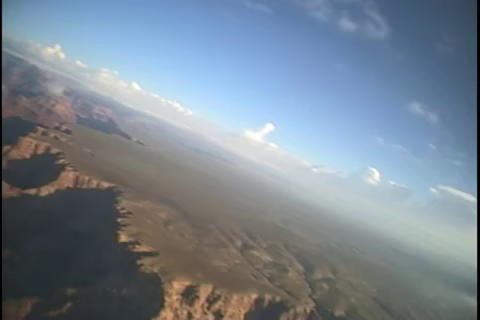
#> input picture frame 0 of drone_clips/grand_canyon.webm, 480 x 320 px, given in place of instagram_reel_v20.mp4, which was not available
$ python analyze_v20.py   (older library calls are emulated)
#> lines starting #> are read from the running program, lines starting #| are printed output that depends on the picture; pictures that were not available may be replaced by others from this repository, and a replacement may not be noted
#!/usr/bin/env python3
"""
V20 Reel Frame-by-Frame Quality Analysis

Performs comprehensive analysis:
1. Motion Energy Score using optical flow
2. Sharpness Score using Laplacian variance
3. Quality timeline across video duration
4. Comparison to V19 baseline
"""

import cv2
import numpy as np
import json
from pathlib import Path
from datetime import datetime

# Configuration
VIDEO_PATH = "/Users/matthewdeane/Documents/Data Science/python/_projects/_p-ai-drone-video/output/instagram_reel_v20.mp4"
OUTPUT_DIR = Path("/Users/matthewdeane/Documents/Data Science/python/_projects/_p-ai-drone-video/.claude/frame_analysis/v20")
SAMPLE_INTERVAL = 0.5  # seconds between samples

# V19 Baseline for comparison
V19_BASELINE = {
    "motion_score": 45,
    "sharpness_score": 48,
    "slow_static_pct": 62.5,
    "blurry_pct": 44.7,
    "overall_score": 70
}


def analyze_video():
    """Main analysis function."""
    OUTPUT_DIR.mkdir(parents=True, exist_ok=True)

    cap = cv2.VideoCapture(VIDEO_PATH)
    if not cap.isOpened():
        print(f"ERROR: Cannot open video: {VIDEO_PATH}")
        return

    # Get video properties
    fps = cap.get(cv2.CAP_PROP_FPS)
    frame_count = int(cap.get(cv2.CAP_PROP_FRAME_COUNT))
    width = int(cap.get(cv2.CAP_PROP_FRAME_WIDTH))
    height = int(cap.get(cv2.CAP_PROP_FRAME_HEIGHT))
    duration = frame_count / fps

    print("=" * 80)
    print("V20 INSTAGRAM REEL ANALYSIS")
    print("=" * 80)
    print(f"\nVideo: {VIDEO_PATH}")
    print(f"Duration: {duration:.2f}s | Resolution: {width}x{height} | FPS: {fps:.2f}")
    print(f"Total Frames: {frame_count}")
    print(f"Sample Interval: {SAMPLE_INTERVAL}s")
    print()

    # Calculate sample frames
    sample_times = np.arange(0, duration, SAMPLE_INTERVAL)
    sample_frames = [int(t * fps) for t in sample_times]

    print(f"Analyzing {len(sample_frames)} sample points...")
    print("-" * 80)

    # Storage for metrics
    motion_scores = []
    sharpness_scores = []
    brightness_values = []
    timeline_data = []

    prev_gray = None

    for i, frame_num in enumerate(sample_frames):
        time_s = sample_times[i]
        cap.set(cv2.CAP_PROP_POS_FRAMES, frame_num)
        ret, frame = cap.read()

        if not ret:
            print(f"  [{time_s:.1f}s] Frame {frame_num}: READ ERROR")
            continue

        gray = cv2.cvtColor(frame, cv2.COLOR_BGR2GRAY)

        # 1. SHARPNESS: Laplacian variance
        laplacian = cv2.Laplacian(gray, cv2.CV_64F)
        sharpness = laplacian.var()
        sharpness_scores.append(sharpness)

        # 2. MOTION: Optical flow (Farneback)
        motion_magnitude = 0
        if prev_gray is not None:
            flow = cv2.calcOpticalFlowFarneback(
                prev_gray, gray, None,
                pyr_scale=0.5, levels=3, winsize=15,
                iterations=3, poly_n=5, poly_sigma=1.2, flags=0
            )
            magnitude, _ = cv2.cartToPolar(flow[..., 0], flow[..., 1])
            motion_magnitude = np.mean(magnitude)

        motion_scores.append(motion_magnitude)
        prev_gray = gray.copy()

        # 3. BRIGHTNESS
        brightness = np.mean(gray)
        brightness_values.append(brightness)

        # Categorize
        if motion_magnitude > 2.0:
            motion_cat = "HIGH"
        elif motion_magnitude > 1.0:
            motion_cat = "MEDIUM"
        else:
            motion_cat = "LOW"

        sharpness_cat = "SHARP" if sharpness >= 40 else "BLURRY"

        timeline_data.append({
            "time": round(time_s, 2),
            "frame": frame_num,
            "motion": round(motion_magnitude, 3),
            "motion_cat": motion_cat,
            "sharpness": round(sharpness, 2),
            "sharpness_cat": sharpness_cat,
            "brightness": round(brightness, 2)
        })

        # Save sample frame
        frame_path = OUTPUT_DIR / f"frame_{time_s:.1f}s.jpg"
        cv2.imwrite(str(frame_path), frame, [cv2.IMWRITE_JPEG_QUALITY, 90])

        print(f"  [{time_s:5.1f}s] Motion: {motion_magnitude:6.3f} ({motion_cat:6s}) | "
              f"Sharpness: {sharpness:8.2f} ({sharpness_cat:6s}) | Brightness: {brightness:6.2f}")
#> this loop made 31 passes
#> (sharpness, motion_magnitude, brightness) on passes 2 to 13: (55.45, 3.81, 127.8), (54.91, 3.91, 124.7), (55.39, 7.14, 124.5), (59.12, 6.4, 126.8), (74.31, 13.49, 127.1), (76.04, 13.44, 127), (80.93, 3.72, 127.1), (78.91, 3.01, 127.1), (77.92, 4.82, 128.3), (76.59, 3.93, 128.3), (81.91, 2.87, 128.7), (89.09, 3.39, 128.8)
#> (sharpness, brightness) on pass 1: (61.96, 130.8)
#|   [  0.0s] Motion:  0.000 (LOW   ) | Sharpness:    61.96 (SHARP ) | Brightness: 130.81
#|   [  0.5s] Motion:  3.807 (HIGH  ) | Sharpness:    55.45 (SHARP ) | Brightness: 127.83
#|   [  1.0s] Motion:  3.909 (HIGH  ) | Sharpness:    54.91 (SHARP ) | Brightness: 124.69
#|   [  1.5s] Motion:  7.141 (HIGH  ) | Sharpness:    55.39 (SHARP ) | Brightness: 124.52
#|   [  2.0s] Motion:  6.397 (HIGH  ) | Sharpness:    59.12 (SHARP ) | Brightness: 126.83
#|   [  2.5s] Motion: 13.493 (HIGH  ) | Sharpness:    74.31 (SHARP ) | Brightness: 127.05
#|   [  3.0s] Motion: 13.439 (HIGH  ) | Sharpness:    76.04 (SHARP ) | Brightness: 126.99
#|   [  3.5s] Motion:  3.717 (HIGH  ) | Sharpness:    80.93 (SHARP ) | Brightness: 127.09
#> (further printed lines are left out)
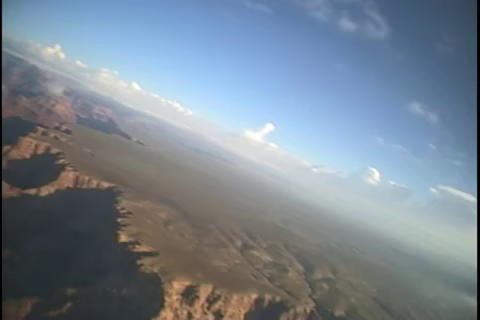
#> input picture frame 0 of drone_clips/grand_canyon.webm, 480 x 320 px, given in place of instagram_reel_v20.mp4, which was not available
#> pass 1, in analyze_video, `gray = cv2.cvtColor(frame, cv2.COLOR_BGR2GRAY)`:
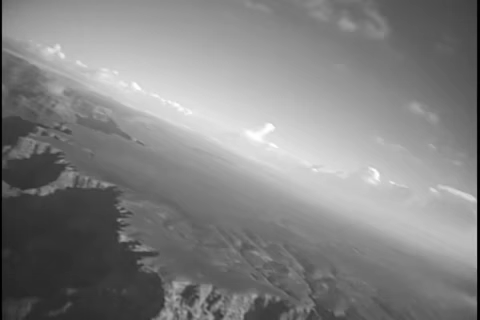
#> gray: shape (320, 480); min 0, max 255, mean 130.8
#> pass 1, in analyze_video, `laplacian = cv2.Laplacian(gray, cv2.CV_64F)`:
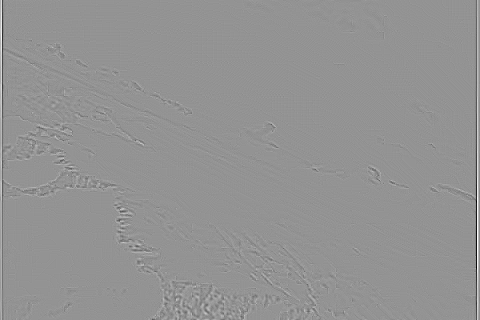
#> laplacian: shape (320, 480) float64; min -148, max 108, mean 0; drawn with min black and max white
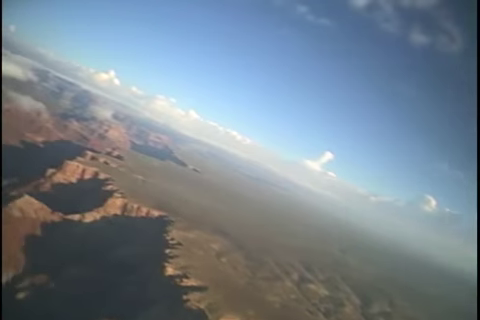
#> input picture frame 14 of drone_clips/grand_canyon.webm, 480 x 320 px, given in place of instagram_reel_v20.mp4, which was not available
#> pass 2, in analyze_video, `gray = cv2.cvtColor(frame, cv2.COLOR_BGR2GRAY)`:
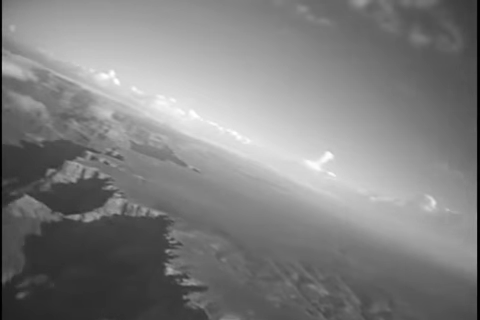
#> gray: shape (320, 480); min 0, max 255, mean 127.8
#> after the loop:
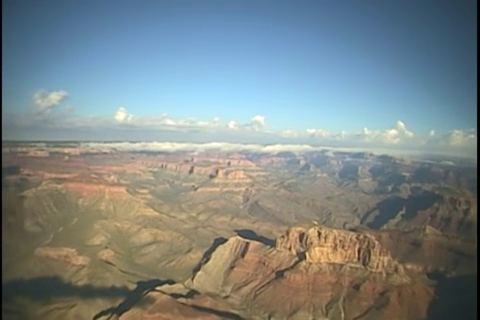
#> frame: shape (320, 480, 3); mean B, G, R 134.4, 134.3, 124.8
#> after the loop:
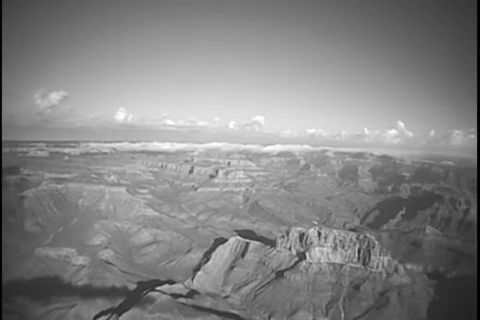
#> gray: shape (320, 480); min 0, max 254, mean 131.5
#> after the loop:
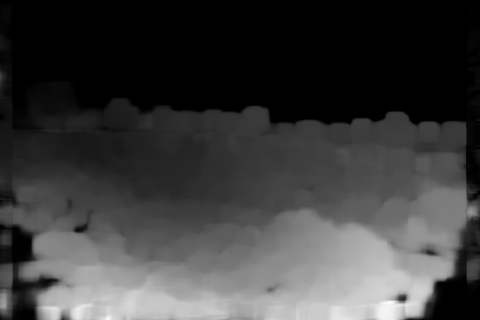
#> magnitude: shape (320, 480) float32; min 7.13e-07, max 15.82, mean 3.78; drawn with min black and max white
#> after the loop, brightness_values = 30 values, max 158.8 at index 21, min 124.5 at index 3, mean 132.2; motion_scores = 30 values, max 13.49 at index 5, min 0 at index 0, mean 4.44; sharpness_scores = 30 values, max 119.9 at index 29, min 54.91 at index 2, mean 81.09; timeline_data = 30 items

    cap.release()

    # Calculate summary statistics
    motion_scores_valid = [m for m in motion_scores if m > 0]  # Exclude first frame (no previous)

    if motion_scores_valid:
        avg_motion = np.mean(motion_scores_valid)
        max_motion = np.max(motion_scores_valid)
        min_motion = np.min(motion_scores_valid)
    else:
        avg_motion = max_motion = min_motion = 0

    avg_sharpness = np.mean(sharpness_scores)
    max_sharpness = np.max(sharpness_scores)
    min_sharpness = np.min(sharpness_scores)

    # Motion categorization percentages
    high_motion = sum(1 for d in timeline_data if d["motion_cat"] == "HIGH")
    med_motion = sum(1 for d in timeline_data if d["motion_cat"] == "MEDIUM")
    low_motion = sum(1 for d in timeline_data if d["motion_cat"] == "LOW")
    total_samples = len(timeline_data)

    high_motion_pct = (high_motion / total_samples) * 100 if total_samples else 0
    med_motion_pct = (med_motion / total_samples) * 100 if total_samples else 0
    low_motion_pct = (low_motion / total_samples) * 100 if total_samples else 0
    slow_static_pct = low_motion_pct  # LOW = slow/static

    # Sharpness categorization
    blurry_count = sum(1 for d in timeline_data if d["sharpness_cat"] == "BLURRY")
    sharp_count = sum(1 for d in timeline_data if d["sharpness_cat"] == "SHARP")
    blurry_pct = (blurry_count / total_samples) * 100 if total_samples else 0
    sharp_pct = (sharp_count / total_samples) * 100 if total_samples else 0

    # Normalize to 0-100 scores
    # Motion: scale based on typical drone footage ranges (0-5 pixels/frame movement)
    motion_score_100 = min(100, (avg_motion / 3.0) * 100)

    # Sharpness: typical Laplacian variance ranges 0-500+ for sharp, <40 blurry
    sharpness_score_100 = min(100, (avg_sharpness / 200) * 100)

    print()
    print("=" * 80)
    print("ANALYSIS RESULTS")
    print("=" * 80)

    print(f"\n1. MOTION ENERGY ANALYSIS")
    print("-" * 40)
    print(f"   Average Motion:    {avg_motion:.3f} pixels/frame")
    print(f"   Max Motion:        {max_motion:.3f}")
    print(f"   Min Motion:        {min_motion:.3f}")
    print(f"   Motion Score:      {motion_score_100:.1f}/100")
    print()
    print(f"   Motion Distribution:")
    print(f"     HIGH (>2.0):     {high_motion:3d} frames ({high_motion_pct:5.1f}%)")
    print(f"     MEDIUM (1.0-2.0):{med_motion:3d} frames ({med_motion_pct:5.1f}%)")
    print(f"     LOW (<1.0):      {low_motion:3d} frames ({low_motion_pct:5.1f}%) [static/slow]")

    print(f"\n2. SHARPNESS ANALYSIS")
    print("-" * 40)
    print(f"   Average Sharpness: {avg_sharpness:.2f} (Laplacian variance)")
    print(f"   Max Sharpness:     {max_sharpness:.2f}")
    print(f"   Min Sharpness:     {min_sharpness:.2f}")
    print(f"   Sharpness Score:   {sharpness_score_100:.1f}/100")
    print()
    print(f"   Sharpness Distribution:")
    print(f"     SHARP (>=40):    {sharp_count:3d} frames ({sharp_pct:5.1f}%)")
    print(f"     BLURRY (<40):    {blurry_count:3d} frames ({blurry_pct:5.1f}%)")

    print(f"\n3. QUALITY TIMELINE")
    print("-" * 40)
    print(f"   Timeline shows quality distribution across {duration:.2f}s video:")
    print()

    # Group by sections
    section_size = 5  # seconds
    sections = []
    for start in np.arange(0, duration, section_size):
        end = min(start + section_size, duration)
        section_data = [d for d in timeline_data if start <= d["time"] < end]
        if section_data:
            sect_motion_avg = np.mean([d["motion"] for d in section_data])
            sect_sharpness_avg = np.mean([d["sharpness"] for d in section_data])
            sect_blurry = sum(1 for d in section_data if d["sharpness_cat"] == "BLURRY")
            sect_static = sum(1 for d in section_data if d["motion_cat"] == "LOW")
            sections.append({
                "start": start,
                "end": end,
                "motion_avg": sect_motion_avg,
                "sharpness_avg": sect_sharpness_avg,
                "blurry_count": sect_blurry,
                "static_count": sect_static,
                "sample_count": len(section_data)
            })

            quality_bar = ""
            # Motion bar
            motion_level = min(10, int(sect_motion_avg * 5))
            sharpness_level = min(10, int(sect_sharpness_avg / 50))

            print(f"   [{start:5.1f}s-{end:5.1f}s] Motion: {'#' * motion_level:10s} ({sect_motion_avg:.2f}) | "
                  f"Sharpness: {'#' * sharpness_level:10s} ({sect_sharpness_avg:.1f})")

    # Identify quality drops
    print(f"\n   Quality Drops Detected:")
    quality_drops = []
    for d in timeline_data:
        if d["sharpness"] < 30 or (d["motion"] < 0.5 and d["time"] > 1):
            quality_drops.append(d)
            issue = []
            if d["sharpness"] < 30:
                issue.append(f"low sharpness ({d['sharpness']:.1f})")
            if d["motion"] < 0.5:
                issue.append(f"static ({d['motion']:.2f})")
            print(f"     - {d['time']:.1f}s: {', '.join(issue)}")

    if not quality_drops:
        print(f"     None detected!")

    print()
    print("=" * 80)
    print("COMPARISON TO V19 BASELINE")
    print("=" * 80)

    motion_change = motion_score_100 - V19_BASELINE["motion_score"]
    sharpness_change = sharpness_score_100 - V19_BASELINE["sharpness_score"]
    slow_static_change = slow_static_pct - V19_BASELINE["slow_static_pct"]
    blurry_change = blurry_pct - V19_BASELINE["blurry_pct"]

    def format_change(val):
        if val > 0:
            return f"+{val:.1f}"
        return f"{val:.1f}"

    print(f"\n   Metric                    V19        V20        Change")
    print(f"   {'-' * 55}")
    print(f"   Motion Score (0-100)      {V19_BASELINE['motion_score']:5.1f}      {motion_score_100:5.1f}      {format_change(motion_change):>6s} {'IMPROVED' if motion_change > 0 else 'DECLINED' if motion_change < 0 else 'SAME'}")
    print(f"   Sharpness Score (0-100)   {V19_BASELINE['sharpness_score']:5.1f}      {sharpness_score_100:5.1f}      {format_change(sharpness_change):>6s} {'IMPROVED' if sharpness_change > 0 else 'DECLINED' if sharpness_change < 0 else 'SAME'}")
    print(f"   Slow/Static Frames (%)    {V19_BASELINE['slow_static_pct']:5.1f}      {slow_static_pct:5.1f}      {format_change(-slow_static_change):>6s} {'IMPROVED' if slow_static_change < 0 else 'DECLINED' if slow_static_change > 0 else 'SAME'}")
    print(f"   Blurry Frames (%)         {V19_BASELINE['blurry_pct']:5.1f}      {blurry_pct:5.1f}      {format_change(-blurry_change):>6s} {'IMPROVED' if blurry_change < 0 else 'DECLINED' if blurry_change > 0 else 'SAME'}")

    # Calculate overall improvement
    motion_improvement = (motion_score_100 - V19_BASELINE["motion_score"]) / V19_BASELINE["motion_score"] * 100 if V19_BASELINE["motion_score"] > 0 else 0
    sharpness_improvement = (sharpness_score_100 - V19_BASELINE["sharpness_score"]) / V19_BASELINE["sharpness_score"] * 100 if V19_BASELINE["sharpness_score"] > 0 else 0

    print()
    print(f"   Relative Improvements:")
    print(f"     Motion:    {motion_improvement:+.1f}% {'(better)' if motion_improvement > 0 else '(worse)' if motion_improvement < 0 else ''}")
    print(f"     Sharpness: {sharpness_improvement:+.1f}% {'(better)' if sharpness_improvement > 0 else '(worse)' if sharpness_improvement < 0 else ''}")

    # Estimate overall score
    # Weighted: sharpness 35%, motion 30%, pacing/variety carry from V19 35%
    estimated_overall = (sharpness_score_100 * 0.35 + motion_score_100 * 0.30 + 76 * 0.35)  # 76 is V19's visual variety + pacing average
    estimated_change = estimated_overall - V19_BASELINE["overall_score"]

    print()
    print("=" * 80)
    print("ESTIMATED V20 OVERALL SCORE")
    print("=" * 80)
    print(f"\n   V19 Overall:      {V19_BASELINE['overall_score']}/100")
    print(f"   V20 Estimated:    {estimated_overall:.1f}/100")
    print(f"   Change:           {format_change(estimated_change)}")

    if estimated_change > 5:
        verdict = "SIGNIFICANT IMPROVEMENT"
    elif estimated_change > 0:
        verdict = "MINOR IMPROVEMENT"
    elif estimated_change == 0:
        verdict = "NO CHANGE"
    elif estimated_change > -5:
        verdict = "MINOR REGRESSION"
    else:
        verdict = "SIGNIFICANT REGRESSION"

    print(f"   Verdict:          {verdict}")

    print()
    print("=" * 80)

    # Save results to JSON
    # Convert numpy floats for JSON serialization
    def to_native(obj):
        if isinstance(obj, (np.floating, np.integer)):
            return float(obj)
        elif isinstance(obj, dict):
            return {k: to_native(v) for k, v in obj.items()}
        elif isinstance(obj, list):
            return [to_native(x) for x in obj]
        return obj

    results = {
        "video": VIDEO_PATH,
        "analyzed_at": datetime.now().isoformat(),
        "video_info": {
            "duration": float(duration),
            "resolution": f"{width}x{height}",
            "fps": float(fps),
            "total_frames": int(frame_count)
        },
        "motion_analysis": {
            "score": float(round(motion_score_100, 1)),
            "average": float(round(avg_motion, 3)),
            "max": float(round(max_motion, 3)),
            "min": float(round(min_motion, 3)),
            "high_pct": float(round(high_motion_pct, 1)),
            "medium_pct": float(round(med_motion_pct, 1)),
            "low_pct": float(round(low_motion_pct, 1))
        },
        "sharpness_analysis": {
            "score": float(round(sharpness_score_100, 1)),
            "average": float(round(avg_sharpness, 2)),
            "max": float(round(max_sharpness, 2)),
            "min": float(round(min_sharpness, 2)),
            "sharp_pct": float(round(sharp_pct, 1)),
            "blurry_pct": float(round(blurry_pct, 1))
        },
        "v19_comparison": {
            "motion_change": float(round(motion_change, 1)),
            "sharpness_change": float(round(sharpness_change, 1)),
            "estimated_overall": float(round(estimated_overall, 1)),
            "overall_change": float(round(estimated_change, 1))
        },
        "timeline": to_native(timeline_data),
        "sections": to_native(sections)
    }

    results_path = OUTPUT_DIR / "v20_analysis.json"
    with open(results_path, "w") as f:
        json.dump(results, f, indent=2)
    print(f"\nResults saved to: {results_path}")
    print(f"Sample frames saved to: {OUTPUT_DIR}")


if __name__ == "__main__":
    analyze_video()

$ run again, starting later in the video
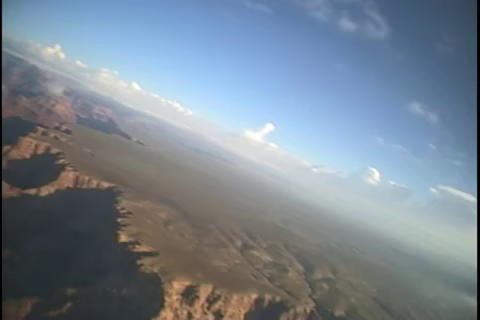
#> input picture frame 0 of drone_clips/grand_canyon.webm, 480 x 320 px, given in place of instagram_reel_v20.mp4, which was not available
#> the loop in analyze_video, `for i, frame_num in enumerate(sample_frames):` made 31 passes
#> (sharpness, motion_magnitude, brightness) on passes 2 to 9: (55.45, 3.81, 127.8), (54.91, 3.91, 124.7), (55.39, 7.14, 124.5), (59.12, 6.4, 126.8), (74.31, 13.49, 127.1), (76.04, 13.44, 127), (80.93, 3.72, 127.1), (78.91, 3.01, 127.1)
#> (printed output is left out)
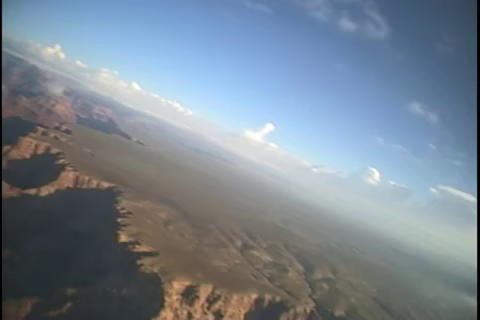
#> input picture frame 0 of drone_clips/grand_canyon.webm, 480 x 320 px, given in place of instagram_reel_v20.mp4, which was not available
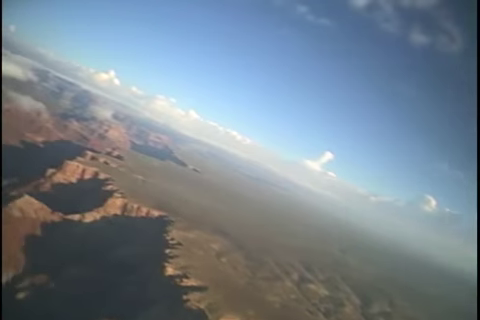
#> input picture frame 14 of drone_clips/grand_canyon.webm, 480 x 320 px, given in place of instagram_reel_v20.mp4, which was not available
#> after the loop in analyze_video, `for i, frame_num in enumerate(sample_frames):`: brightness_values = 30 values, max 158.8 at index 21, min 124.5 at index 3, mean 132.2; motion_scores = 30 values, max 13.49 at index 5, min 0 at index 0, mean 4.44; sharpness_scores = 30 values, max 119.9 at index 29, min 54.91 at index 2, mean 81.09; timeline_data = 30 items

$ run again, starting later in the video
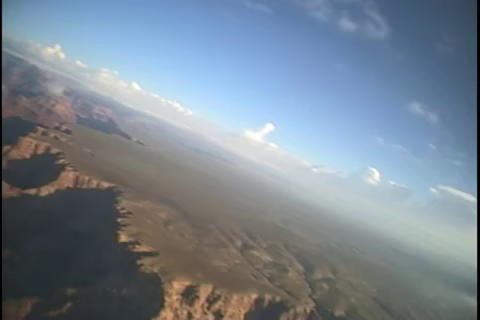
#> input picture frame 0 of drone_clips/grand_canyon.webm, 480 x 320 px, given in place of instagram_reel_v20.mp4, which was not available
#> the loop in analyze_video, `for i, frame_num in enumerate(sample_frames):` made 31 passes
#> (sharpness, motion_magnitude, brightness) on passes 2 to 9: (55.45, 3.81, 127.8), (54.91, 3.91, 124.7), (55.39, 7.14, 124.5), (59.12, 6.4, 126.8), (74.31, 13.49, 127.1), (76.04, 13.44, 127), (80.93, 3.72, 127.1), (78.91, 3.01, 127.1)
#> (printed output is left out)
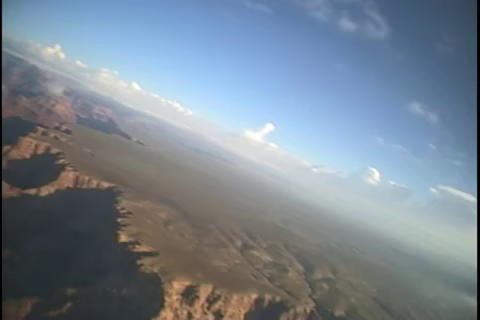
#> input picture frame 0 of drone_clips/grand_canyon.webm, 480 x 320 px, given in place of instagram_reel_v20.mp4, which was not available
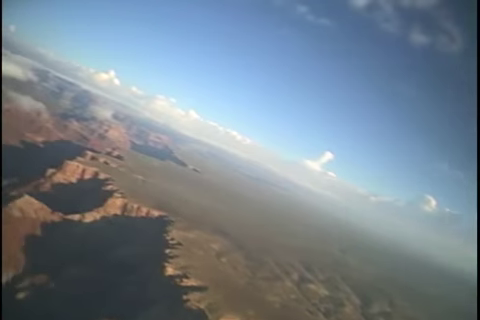
#> input picture frame 14 of drone_clips/grand_canyon.webm, 480 x 320 px, given in place of instagram_reel_v20.mp4, which was not available
#> after the loop in analyze_video, `for i, frame_num in enumerate(sample_frames):`: brightness_values = 30 values, max 158.8 at index 21, min 124.5 at index 3, mean 132.2; motion_scores = 30 values, max 13.49 at index 5, min 0 at index 0, mean 4.44; sharpness_scores = 30 values, max 119.9 at index 29, min 54.91 at index 2, mean 81.09; timeline_data = 30 items
